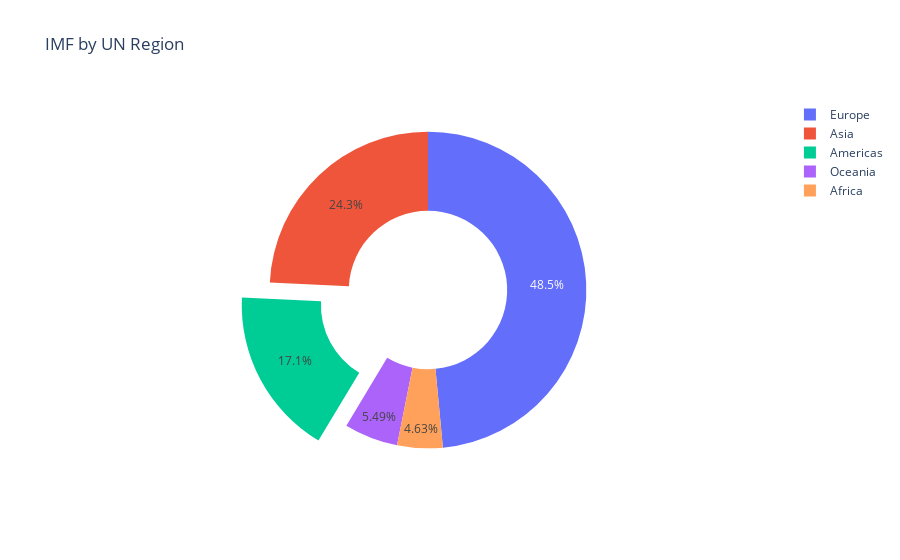

Notebook code for this chart:
### Markdown cell above
*After grouping the data, the GDP estimates for each country are summed up by region.* 

* The region with the highest total value is Europe, with a GDP estimate of $1.6 million, followed by Asia and the Americas.

* When considering the mean growth rate, the Americas region shows the highest overall growth rate(1.15 times), followed by Africa and Asia in terms of growth rate.

### Code cell
# Donut chart for Global GDP

fig = go.Figure(data=go.Pie(labels=grouped['UN Region'], values=grouped['IMF'], hole=0.5, pull=[0, 0, 0.2, 0, 0]))

fig.update_layout(title='IMF by UN Region')

iplot(fig)

### Figure 1 — Plotly figure (JSON) as saved in the notebook; plotly's stock layout.template omitted (floating-point values rounded to 4 significant figures)
{"data": [{"hole": 0.5, "labels": ["Europe", "Asia", "Americas", "Oceania", "Africa"], "pull": [0, 0, 0.2, 0, 0], "type": "pie", "values": [1614000.0, 806800.0, 569800.0, 182700.0, 154100.0]}], "layout": {"title": {"text": "IMF by UN Region"}}}
